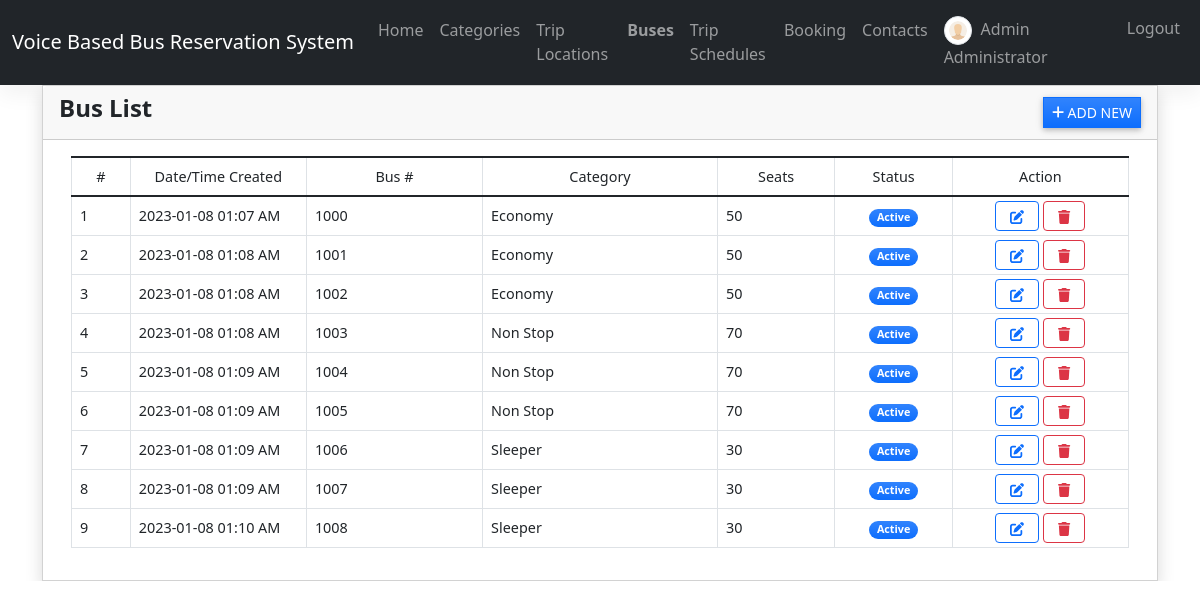
/bus (signed in), run on the app's committed database.
### reservationApp/models.py (models this page shows)
class Bus(models.Model):
    category = models.ForeignKey(Category,on_delete=models.CASCADE, blank= True, null = True)
    bus_number = models.CharField(max_length=250)
    seats = models.FloatField(max_length=5, default=0)
    status = models.CharField(max_length=2, choices=(('1','Active'),('2','Inactive')), default=1)
    date_created = models.DateTimeField(default=timezone.now)
    date_updated = models.DateTimeField(auto_now=True)
    def __str__(self):
        return self.bus_number

class Category(models.Model):
    name = models.CharField(max_length=250)
    description = models.TextField()
    status = models.CharField(max_length=2, choices=(('1','Active'),('2','Inactive')), default=1)
    date_created = models.DateTimeField(default=timezone.now)
    date_updated = models.DateTimeField(auto_now=True)
    def __str__(self):
        return self.name

### reservationApp/views.py (the view)
# urls.py: path('bus',views.bus_mgt,name='bus-page'),
@login_required
def bus_mgt(request):
    context['page_title'] = "Buses"
    buses = Bus.objects.all()
    context['buses'] = buses
    return render(request, 'bus_mgt.html', context)

### reservationApp/templates/bus_mgt.html (shortened to what this page needs)
{% extends 'base.html' %} {% load humanize %} {% block pageContent %}
<div class="col-lg-12 col-md-12 col-sm-12 col-xs-12">
    <div class="card card-default rounded-0 shadow ">
        <div class="card-header">
            <div class="d-flex w-100 align-items-center justify-content-between">
                <h4 class="card-title fw-bold">Bus List</h4>
                <div class="tools">
                    <button type="button" class="btn btn-primary rounded-0 bg-gradient btn-sm" id='add_new'><i class="fa fa-plus"></i> Add New</button>
                </div>
            </div>
        </div>
        <div class="card-body">
            <div class="container-fluid">
                <table class="table table-bordered" id="bus-list">
                    <colgroup>
                        <col width="5%">
                        <col width="15%">
                        <col width="15%">
                        <col width="20%">
                        <col width="10%">
                        <col width="10%">
                        <col width="15%">
                    </colgroup>
                    <thead>
                        <tr class="bg-gradient bg-primary bg-opacity-50 text-light">
                            <th class="px-2 py-2 text-center">#</th>
                            <th class="px-2 py-2 text-center">Date/Time Created</th>
                            <th class="px-2 py-2 text-center">Bus #</th>
                            <th class="px-2 py-2 text-center">Category</th>
                            <th class="px-2 py-2 text-center">Seats</th>
                            <th class="px-2 py-2 text-center">Status</th>
                            <th class="px-2 py-2 text-center">Action</th>
                        </tr>
                    </thead>
                    <tbody>
                        {% for bus in buses %}
                        <tr>
                            <td class="px-2 py-1 align-middle">{{ forloop.counter }}</td>
                            <td class="px-2 py-1 align-middle">{{ bus.date_created|date:"Y-m-d h:i A" }}</td>
                            <td class="px-2 py-1 align-middle">{{ bus }}</td>
                            <td class="px-2 py-1 align-middle">{{ bus.category }}</td>
                            <td class="px-2 py-1 align-middle">{{ bus.seats|floatformat:0|intcomma }}</td>
                            <td class="px-1 py-1 align-middle text-center">
                                {% if bus.status == '1' %}
                                <span class="badge bg-primary bg-gradient rounded-pill px-2">Active</span> {% else %}
                                <span class="badge bg-secondary bg-gradient rounded-pill px-2">Inactive</span> {% endif %}
                            </td>
                            <td class="px-2 py-1 align-middle text-center">
                                <a class="btn btn-outline-primary btn-sm edit-data" href="javascript:void(0)" data-id="{{ bus.pk }}" title="Edit">
                                    <i class="fa fa-edit"></i>
                                </a>
                                <button class="btn btn-outline-danger btn-sm delete-data" type="button" data-id="{{ bus.pk }}" title="Delete">
                                    <i class="fa fa-trash"></i>
                                </button>
                            </td>
                        </tr>
                        {% endfor %}
                    </tbody>
                </table>
            </div>
        </div>
    </div>
</div>
{% endblock pageContent %}

### reservationApp/templates/topNavigation.html (shortened to what this page needs)
{% load static %}
<header>
    <link href="https://cdn.jsdelivr.net/npm/bootstrap@5.3.0-alpha1/dist/css/bootstrap.min.css" rel="stylesheet">
    <nav class="navbar navbar-expand-lg navbar-dark bg-dark" aria-label="Offcanvas navbar large">
        <div class="container-fluid">
          <a class="navbar-brand" href="/">Voice Based Bus Reservation System</a>
          <div class="offcanvas offcanvas-end text-bg-dark" tabindex="-1" id="offcanvasNavbar2" aria-labelledby="offcanvasNavbar2Label">
            <div class="collapse navbar-collapse" id="navbarExample01">
              <ul class="navbar-nav me-auto mb-2 mb-lg-0" id="topNav">
                  <li class="nav-item">
                      <a class="nav-link" aria-current="page" href="{% url 'home-page' %}">Home</a>
                  </li>
                  {% if user.id %}
                  <li class="nav-item">
                      <a class="nav-link" aria-current="page" href="{% url 'category-page' %}">Categories</a>
                  </li>
                  <li class="nav-item">
                      <a class="nav-link" aria-current="page" href="{% url 'location-page' %}">Trip Locations</a>
                  </li>
                  <li class="nav-item">
                      <a class="nav-link" aria-current="page" href="{% url 'bus-page' %}">Buses</a>
                  </li>
                  <li class="nav-item">
                      <a class="nav-link" aria-current="page" href="{% url 'schedule-page' %}">Trip Schedules</a>
                  </li>
                   <li class="nav-item">
                      <a class="nav-link" aria-current="page" href="{% url 'booking-page' %}">Booking</a>
                  </li>
                  <li class="nav-item">
                    <a class="nav-link" aria-current="page" href="{% url 'mng_contacts-page' %}">Contacts</a>
                </li>
                  {% endif %}
              </ul>
              <ul class="navbar-nav d-flex flex-row">
                  {% if user.id %} {% if user.profile.user_type == 1 %} {% endif %}
                  <li class="nav-item me-3 me-lg-0">
                      <a class="nav-link" href="{% url 'profile' %}">
                          <span class="me-1"><img src="{{ MEDIA_URL }}/default/default-avatar.png" alt="User Avatar" id="user-avatar" class="img-thumbnail rounded-circle"></span> {{ user.first_name }} {{user.last_name}}
                      </a>
                  </li>
                  <li class="nav-item me-3 me-lg-0">
                      <a class="nav-link" href="{% url 'logout' %}">Logout</a>
                  </li>
                  {% else %}
                  <li class="nav-item me-3 me-lg-0">
                      <a class="nav-link" href="{% url 'login' %}"> Admin Login</a>
                  </li>
                  {% endif %}
              </ul>
          </div>
          </div>
        </div>
      </nav>
</header>

### static/assets/default/css/style.css (style rules this page uses)
html, body { height: 100%; width: 100%; max-height: 100%; overflow: auto; display: flex; flex-direction: column; }
body>header { flex-shrink: auto; }
#user-avatar { width: 1.8rem; height: 1.8rem; object-fit: scale-down; object-position: center center; }
.nav-item.active a.nav-link { font-weight: bolder !important; }

### data on the page
Bus: date_created "2023-01-08 01:07 AM", bus_number "1000", category "Economy", seats "50", status "Active"
Bus: date_created "2023-01-08 01:08 AM", bus_number "1001", category "Economy", seats "50", status "Active"
Bus: date_created "2023-01-08 01:08 AM", bus_number "1002", category "Economy", seats "50", status "Active"
Bus: date_created "2023-01-08 01:08 AM", bus_number "1003", category "Non Stop", seats "70", status "Active"
Bus: date_created "2023-01-08 01:09 AM", bus_number "1004", category "Non Stop", seats "70", status "Active"
Bus: date_created "2023-01-08 01:09 AM", bus_number "1005", category "Non Stop", seats "70", status "Active"
Bus: date_created "2023-01-08 01:09 AM", bus_number "1006", category "Sleeper", seats "30", status "Active"
Bus: date_created "2023-01-08 01:09 AM", bus_number "1007", category "Sleeper", seats "30", status "Active"
Bus: date_created "2023-01-08 01:10 AM", bus_number "1008", category "Sleeper", seats "30", status "Active"

### other printed values
{{ user.first_name }} "Admin"
{{ user.last_name }} "Administrator"
